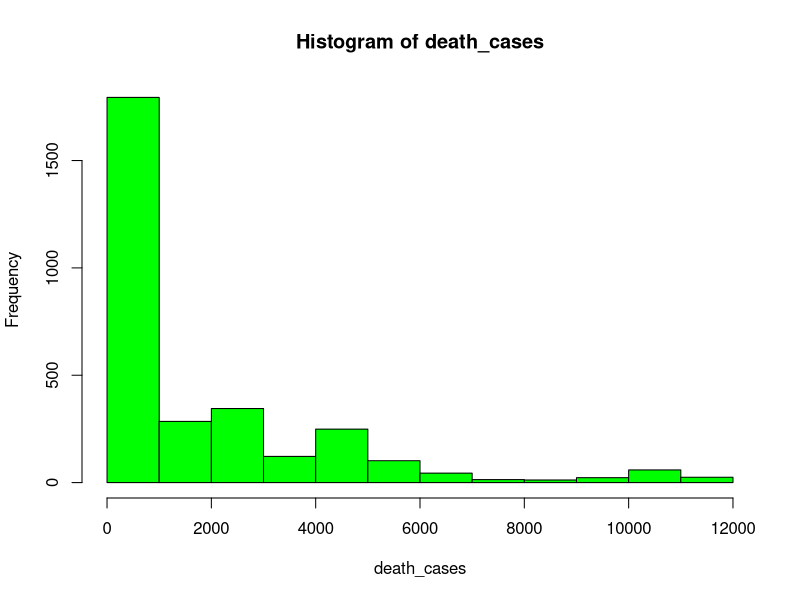

Generate this figure with R:
cases =  read.csv("data.csv",header = TRUE,sep = ",",
                  colClasses = c("NULL","NULL","NULL","NULL"
                                 ,"NULL","NULL","numeric","NULL",
                                 "NULL","NULL","NULL","NULL"))
death_cases = c(0)
for (a in cases[1])
{
  death_cases =  append(death_cases,a)
}

options(scipen=10000)

jpeg(file="D:/web/Prob Project/public/images/deathCasesHistogram.jpeg",
    width=600, height=350)
hist(death_cases, col="green")
dev.off()